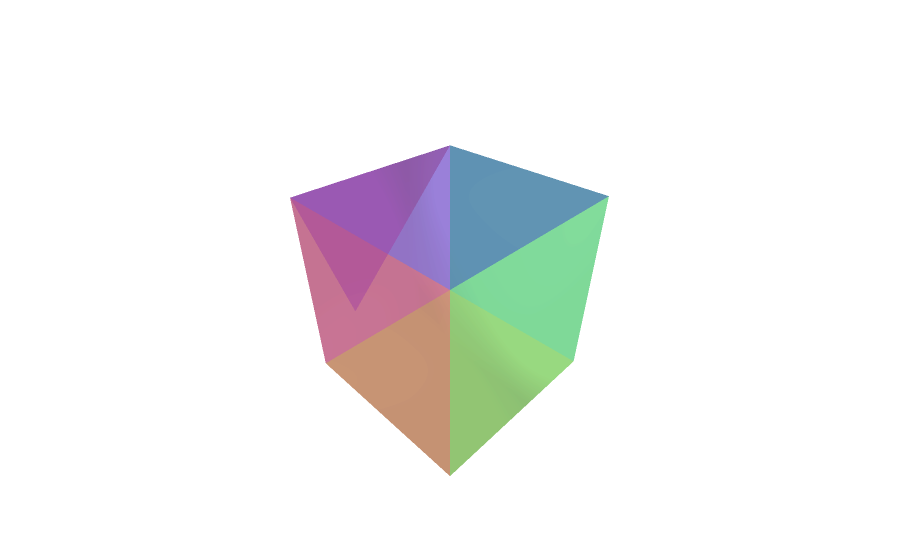

The notebook cell saved with this chart:
### Code cell
# Plot mesh from: https://colab.research.google.com/drive/1CR_HDvJ2AnjJV3Bf5vwP70K0hx3RcdMb?usp=sharing#scrollTo=kXi90AcckMF5

triangles = np.asarray(scene_mesh.faces)
vertices = np.asarray(scene_mesh.vertices)
colors = None

mesh = o3d.geometry.TriangleMesh()
mesh.vertices = o3d.utility.Vector3dVector(vertices)
mesh.triangles = o3d.utility.Vector3iVector(triangles)

if not mesh.has_vertex_normals(): mesh.compute_vertex_normals()
if not mesh.has_triangle_normals(): mesh.compute_triangle_normals()

if mesh.has_triangle_normals():
    colors = (0.5, 0.5, 0.5) + np.asarray(mesh.triangle_normals) * 0.5
    colors = tuple(map(tuple, colors))
else:
    colors = (1.0, 0.0, 0.0)

import plotly.graph_objects as go

fig = go.Figure(
    data=[
        go.Mesh3d(
            x=vertices[:,0],
            y=vertices[:,1],
            z=vertices[:,2],
            i=triangles[:,0],
            j=triangles[:,1],
            k=triangles[:,2],
            facecolor=colors,
            opacity=0.50)
    ],
    layout=dict(
        scene=dict(
            xaxis=dict(visible=False),
            yaxis=dict(visible=False),
            zaxis=dict(visible=False)
        )
    )
)
fig.show()

### Figure 1 — Plotly figure (JSON) as saved in the notebook; plotly's stock layout.template omitted (floating-point values rounded to 4 significant figures)
{"data": [{"facecolor": [[0, 0.5, 0.5], [0.4945, 1.0, 0.5], [0.5, 0.5, 1], [0, 0.5, 0.5], [0.5055, 3.019e-05, 0.5], [0.5, 0.5, 0], [0.5, 0.5, 0], [0.4945, 1.0, 0.5], [1, 0.5, 0.5], [0.5, 0.5, 1], [0.5055, 3.019e-05, 0.5], [1, 0.5, 0.5]], "i": [0, 2, 3, 4, 4, 5, 5, 6, 6, 7, 7, 7], "j": [1, 1, 1, 1, 0, 0, 2, 2, 3, 3, 4, 5], "k": [2, 3, 4, 0, 5, 2, 6, 3, 7, 4, 5, 6], "opacity": 0.5, "type": "mesh3d", "x": [-0.3583, -0.3583, -0.3583, 0.3583, -0.3583, 0.3583, 0.3583, 0.3583], "y": [-0.3583, 0.3504, 0.3504, 0.3583, -0.3583, -0.3504, 0.3583, -0.3504], "z": [-0.003937, 0.003937, -0.003937, 0.003937, 0.003937, -0.003937, -0.003937, 0.003937]}], "layout": {"scene": {"xaxis": {"visible": false}, "yaxis": {"visible": false}, "zaxis": {"visible": false}}}}
